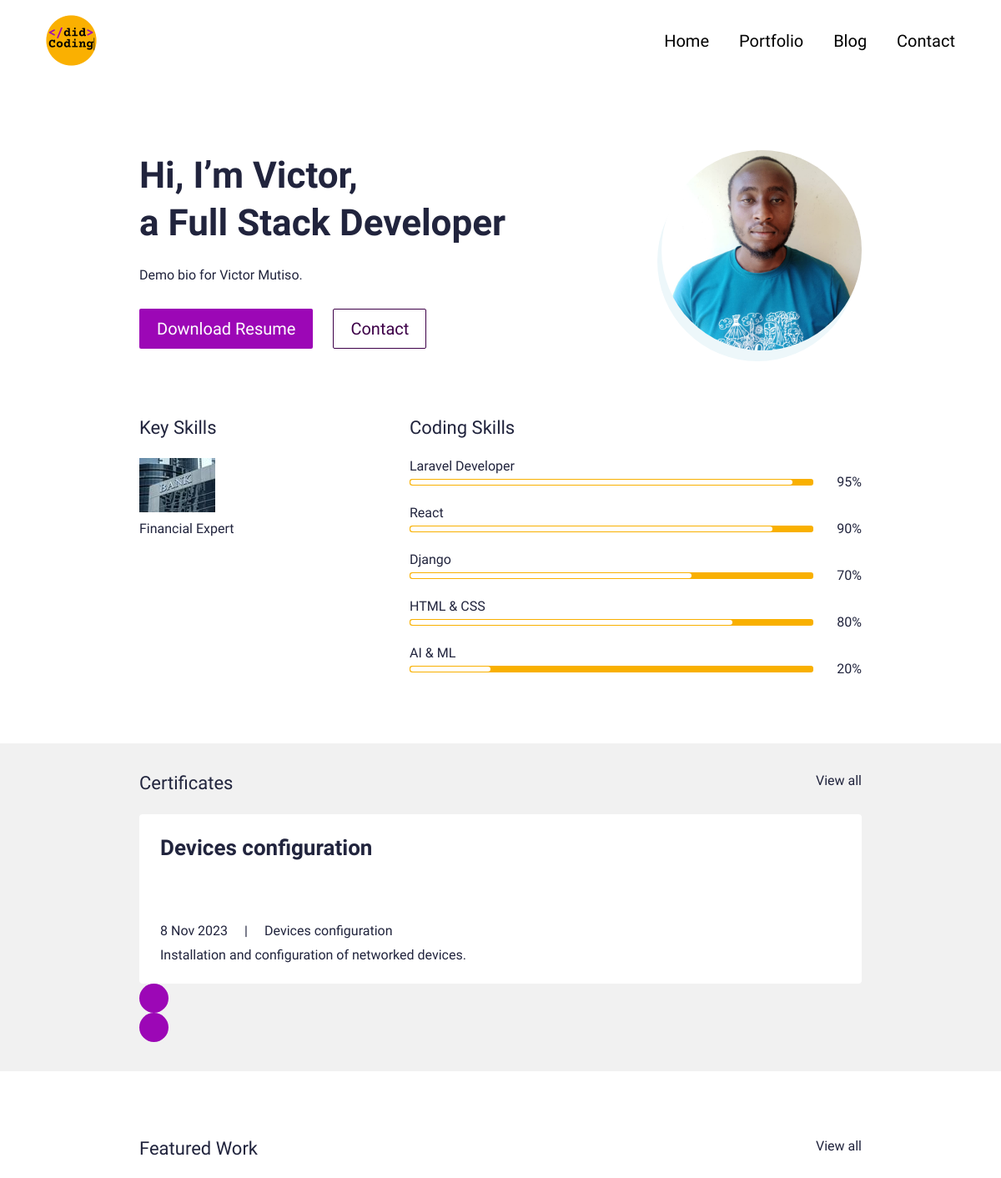
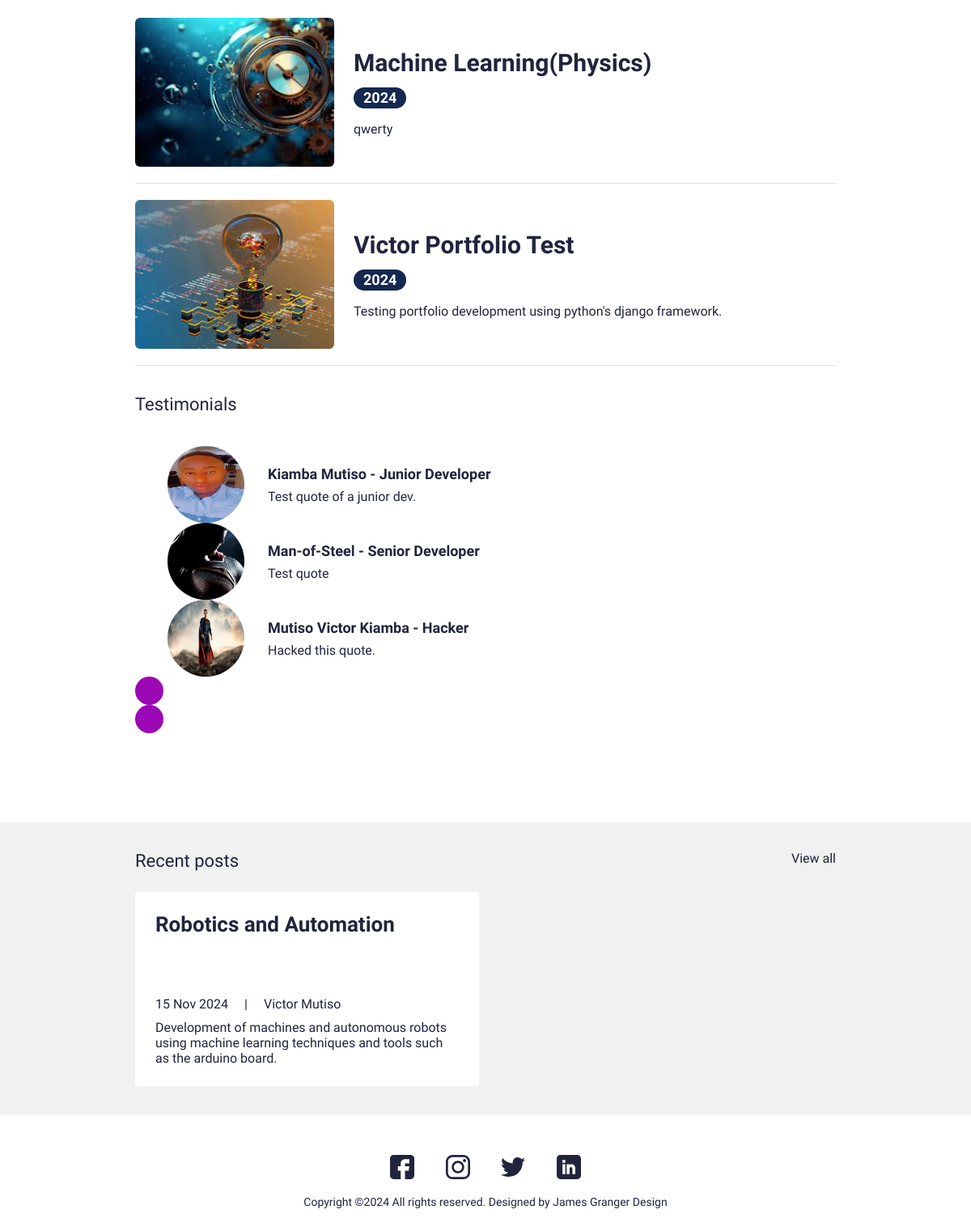
The page / on the database its author committed (2 pictures, top to bottom).
### main/models.py (models this page shows, shortened)
class UserProfile(models.Model):
    class Meta:
        verbose_name_plural = "User Profiles"
        verbose_name = "User Profile"
    user = models.OneToOneField(User, on_delete=models.CASCADE)
    avatar = models.ImageField(blank=True, null=True, upload_to="avatar")
    title = models.CharField(blank=True, null=True, max_length=200)
    bio = models.TextField(blank=True, null=True)
    skills = models.ManyToManyField(Skill, blank=True)
    cv = models.FileField(upload_to="cv", blank=True, null=True)

class Skill(models.Model):
    class Meta:
        verbose_name_plural = "Skills"
        verbose_name = "Skill"
    name = models.CharField(max_length=20, blank=True, null=True)
    score = models.IntegerField(default=0, blank=True, null=True)
    image = models.FileField(blank=True, null=True, upload_to="skills")
    is_key_skill = models.BooleanField(default=False)

class Certificate(models.Model):
    class Meta:
        verbose_name_plural = "Certificates"
        verbose_name = "Certificate"
    name = models.CharField(blank=True, null=True, max_length=20)
    date = models.DateTimeField(blank=True, null=True)
    title = models.CharField(blank=True, null=True, max_length=200)
    description = models.CharField(blank=True, null=True, max_length=500)
    is_active = models.BooleanField(default=True)

class Portfolio(models.Model):
    class Meta:
        verbose_name_plural = "Portfolio Profiles"
        verbose_name = "Portfolio"
        ordering = ["name"]
    date = models.DateTimeField(blank=True, null=True)
    name = models.CharField(max_length=200, blank=True, null=True)
    description = models.TextField(max_length=500, blank=True, null=True)
    body = RichTextField(blank=True, null=True)
    image = models.ImageField(upload_to="portfolio", blank=True, null=True)
    slug = models.SlugField(blank=True, null=True)
    is_active = models.BooleanField(default=True)

class Testimonial(models.Model):
    class Meta:
        verbose_name_plural = "Testimonials"
        verbose_name = "Testimonial"
        ordering = ["name"]
    thumbnail = models.ImageField(blank=True, null=True, upload_to="testimonials")
    name = models.CharField(null=True, blank=True, max_length=200)
    role = models.CharField(null=True, blank=True, max_length=200)
    quote = models.CharField(null=True, blank=True, max_length=500)
    is_active = models.BooleanField(default=True)

class Blog(models.Model):
    class Meta:
        verbose_name_plural = "Blogs"
        verbose_name = "Blog"
        ordering = ["timestamp"]
    timestamp = models.DateTimeField(auto_now_add=True)
    author = models.CharField(blank=True, null=True, max_length=200)
    name = models.CharField(blank=True, null=True, max_length=200)
    description = models.CharField(blank=True, null=True, max_length=500)
    body = RichTextField(blank=True, null=True)
    slug = models.SlugField(blank=True, null=True)
    image = models.ImageField(blank=True, null=True, upload_to="blog")
    is_active = models.BooleanField(default=True)

### main/views.py (the view)
# urls.py: path('', views.IndexView.as_view(),name="home") ,
class IndexView(generic.TemplateView):
    template_name = "main/index.html"
    def get_context_data(self, **kwargs):
        context = super().get_context_data(**kwargs)
        testimonials = Testimonial.objects.filter(is_active=True)
        certificates = Certificate.objects.filter(is_active=True)
        blogs = Blog.objects.filter(is_active=True)
        portfolio = Portfolio.objects.filter(is_active=True)
        context["testimonials"] = testimonials
        context["certificates"] = certificates
        context["blogs"] = blogs
        context["portfolio"] = portfolio
        return context

### resumee_demo/context_processors.py (called while the page is built)
def project_context(request):
    context={
        'me': User.objects.first()
    }
    return context

### main/templates/main/index.html (shortened to what this page needs)
{% extends 'main/base.html' %}
{% load static %}
{% block content %}
<section>
    <div class="bannerSection">
        <div class="container">
            <div class="row g-4 g-md-3  align-items-center">
                <div class="col-md-auto order-md-last">
                    <div class="bannerUserImg">
                        <img src="{{me.userprofile.avatar.url}}" alt="...">
                    </div>
                </div>
                <div class="col-md">
                    <div class="bannerContent">
                        <h1 class="xlTitle pb-3">Hi, I’m {{me.first_name|title}}, <br> a {{me.userprofile.title}}</h1>
                        <p>{{me.userprofile.bio}}</p>
                        <div class="bannerBtnCol">
                            <div class="row">
                                <div class="col-auto">
                                    <a download href="{{me.userprofile.cv.url}}" class="btn btnPrimary">Download
                                        Resume</a>
                                </div>
                                <div class="col-auto">
                                    <a href="{% url 'main:contact' %}" class="btn btnOutline">Contact</a>
                                </div>
                            </div>
                        </div>
                    </div>
                </div>
            </div>
        </div>
    </div>
</section>
<section>
    <div class="sectionSpace pt-0">
        <div class="container">
            <div class="row">
                <div class="col-md-auto">
                    <div class="keySkillCol">
                        <h4 class="smTitle pb-3">Key Skills</h4>
                        {% for sk in me.userprofile.skills.all %}
                        {% if sk.is_key_skill %}
                        <div class="keySkillCard">
                            {% if sk.image %}
                            <div class="ksIconCol">
                                <img src="{{sk.image.url}}" alt="...">
                            </div>
                            {% endif %}
                            <span class="ksText">{{sk.name}}</span>
                        </div>
                        {% endif %}
                        {% endfor %}
                    </div>
                </div>
                <div class="col-md">
                    <h4 class="smTitle pb-3">Coding Skills</h4>
                    <div class="progressCol">
                        <div class="progressCard">
                            {% for sk in me.userprofile.skills.all %}
                            {% if not sk.is_key_skill %}
                            <div class="progressCol">
                                <span class="progressLbl">{{sk.name}}</span>
                                <div class="row g-2 align-items-center">
                                    <div class="col">
                                        <div class="progress progressStyle">
                                            <div class="progress-bar" role="progressbar" style="width: {{sk.score}}%;"
                                                aria-valuenow="{{sk.score }}" aria-valuemin="0" aria-valuemax="100"></div>
                                        </div>
                                    </div>
                                    <div class="col-auto">
                                        <span class="pLbl">{{sk.score}}%</span>
                                    </div>
                                </div>
                            </div>
                            {% endif %}
                            {% endfor %}
                        </div>
                    </div>
                </div>
            </div>
        </div>
    </div>
</section>
<section>
    <div class="sectionSpaceSm lightBg">
        <div class="container">
            <div class="row pb-3">
                <div class="col">
                    <h4 class="smText regular">Certificates</h4>
                </div>
                <div class="col-auto">
                    <a href="javascript:void(0)" class="simpleLink">View all</a>
                </div>
            </div>
            <div class="sliderOuter">
                <div class="swiper certificatesSlider">
                    <div class="swiper-wrapper">
                        {% for c in certificates %}
                        {% if c.is_active %}
                        <div class="swiper-slide">
                            <div class="cardStyle1">
                                <h4 class="mdTitle cs1Title">
                                    <a href="javascript:void(0)">{{c.title}}</a>
                                </h4>
                                <ul class="cardOptionCol">
                                    <li>{{c.date.date}}</li>
                                    <li>{{c.title}}</li>
                                </ul>
                                <p>{{c.description }}</p>
                            </div>
                        </div>
                        {% endif %}
                        {% endfor %}
                    </div>
                </div>
                <div class="cert-swiper-button-next swiper-button-next swiperBtnStyle"></div>
                <div class="cert-swiper-button-prev swiper-button-prev swiperBtnStyle"></div>
            </div>
        </div>
    </div>
</section>
<section>
    <div class="sectionSpace">
        <div class="container">
            <div class="portfolioCol">
                <div class="row pb-3">
                    <div class="col">
                        <h4 class="smText regular">Featured Work</h4>
                    </div>
                    <div class="col-auto">
                        <a href="javascript:void(0)" class="simpleLink">View all</a>
                    </div>
                </div>
                {% for p in portfolio %}
                {% if p.is_active %}
                <div class="portfolioCard">
                    <div class="row g-4 align-items-center">
                        <div class="col-md-auto">
                            <div class="portfolioImgCol">
                                <a href="{% url 'main:portfolio' slug=p.slug %}"><img src="{{p.image.url}}"
                                alt="..."></a>
                            </div>
                        </div>
                        <div class="col-md">
                            <div class="portfolioContentCol">
                                <h4 class="lgTitle"><a href="{% url 'main:portfolio' slug=p.slug %}">{{p.name}}</a></h4>
                                <ul class="portfolioOption">
                                    <li><span class="dateLbl">{{p.date.year}}</span></li>
                                </ul>
                                <p>{{p.description}}</p>
                            </div>
                        </div>
                    </div>
                </div>
                {% endif %}
                {% endfor %}
            </div>
            <div class="testimonialCol">
                <h4 class="smText regular d-block">Testimonials</h4>
                <div class="testimonialSlider">
                    <div class="swiper testimonialSwiper">
                        <div class="swiper-wrapper">
                            {% for t in testimonials %}
                            {% if t.is_active %}
                            <div class="swiper-slide">
                                <div class="testimonialCard">
                                    <div class="row align-items-center">
                                        <div class="col-sm-auto">
                                            <div class="tImgCol">
                                                <img src="{{t.thumbnail.url}}" alt="...">
                                            </div>
                                        </div>
                                        <div class="col-sm">
                                            <div class="tContentCol">
                                                <h4 class="xsTitle bold">{{t.name}} - {{t.role}}</h4>
                                                <p>{{t.quote}}</p>
                                            </div>
                                        </div>
                                    </div>
                                </div>
                            </div>
                            {% endif %}
                            {% endfor %}
                        </div>
                        <div class="test-swiper-button-next swiper-button-next swiperBtnStyle"></div>
                        <div class="test-swiper-button-prev swiper-button-prev swiperBtnStyle"></div>
                    </div>
                </div>
            </div>
        </div>
    </div>
</section>
<section>
    <div class="sectionSpaceSm lightBg">
        <div class="container">
            <div class="row pb-3">
                <div class="col">
                    <h4 class="smText regular">Recent posts</h4>
                </div>
                <div class="col-auto">
                    <a href="javascript:void(0)" class="simpleLink">View all</a>
                </div>
            </div>
            {% for b in blogs %}
            {% if b.is_active %}
            <div class="row g-3">
                <div class="col-lg-6">
                    <div class="cardStyle1">
                        <h4 class="mdTitle cs1Title"><a href="{% url 'main:blog' slug=b.slug %}">{{b.name}}</a></h4>
                        <ul class="cardOptionCol">
                            <li>{{b.timestamp.date}}</li>
                            <li>{{b.author}}</li>
                        </ul>
                        <p>{{ b.description }}</p>
                    </div>
                </div>
                {% endif %}
                {% endfor %}
            </div>
        </div>
    </div>
</section>
{% endblock %}

### main/templates/main/base.html (shortened to what this page needs)
{% load static %}
<!doctype html>
<html lang="en">
  <head>
    <link href="{% static 'css/bootstrap.min.css'%}" rel="stylesheet">
    <link rel="stylesheet" href="https://unpkg.com/swiper@7.0.5/swiper-bundle.min.css">
    <link href="{% static 'css/style.css' %}" rel="stylesheet">
  </head>
  <body>
    {% include 'main/partials/nav.html' %}
    {% block content %}{% endblock %}
    {% include 'main/partials/footer.html' %}
  </body>
</html>

### main/templates/main/partials/nav.html (shortened to what this page needs)
{% load static %}
<header>
    <div class="headerCol">
        <div class="container-fluid">
            <div class="row align-items-center">
                <div class="col-auto">
                    <div class="logoCol"><a href="{% url 'main:home' %}"><img src="{% static 'images/logo.png' %}" alt="..."></a></div>
                </div>
                <div class="col">
                    <div class="navCollapseCol">
                        <div class="navCol">
                            <ul>
                                <li><a href="{% url 'main:home' %}">Home</a></li>
                                <li><a href="{% url 'main:portfolios' %}">Portfolio</a></li>
                                <li><a href="{% url 'main:blogs' %}">Blog</a></li>
                                <li><a href="{% url 'main:contact' %}">Contact</a></li>
                            </ul>
                        </div>
                    </div>
                </div>
            </div>
        </div>
    </div>
</header>

### main/templates/main/partials/footer.html
{% load static %}
<footer>
    <div class="footerCol">
        <div class="container">
            <ul class="socialCol">
                <li><a href="javascript:void(0)"><img src="{% static 'images/fb.svg' %}" alt="..."></a></li>
                <li><a href="javascript:void(0)"><img src="{% static 'images/insta.svg' %}" alt="..."></a></li>
                <li><a href="javascript:void(0)"><img src="{% static 'images/twitter.svg' %}" alt="..."></a></li>
                <li><a href="javascript:void(0)"><img src="{% static 'images/linkedin.svg' %}" alt="..."></a></li>
            </ul>
            <div class="copyrightCol">
                <p>Copyright ©{% now 'Y' %} All rights reserved. Designed by <a href="https://jamesgrangerdesign.co.uk/"
                        target="_blank">James Granger Design</a></p>
            </div>
        </div>
    </div>
</footer>

### rows shown on the page
Skill: image (picture), name "Financial Expert"
Skill: name "Laravel Developer", score "95"
Skill: name "React", score "90"
Skill: name "Django", score "70"
Skill: name "HTML & CSS", score "80"
Skill: name "AI & ML", score "20"
Certificate: title "Devices configuration", date "8 Nov 2023", description "Installation and configuration of networked devices."
Portfolio: image (picture), name "Machine Learning(Physics)", date.year "2024", description "qwerty"
Portfolio: image (picture), name "Victor Portfolio Test", date.year "2024", description "Testing portfolio development using python's django framework."
Testimonial: thumbnail (picture), name "Kiamba Mutiso", role "Junior Developer", quote "Test quote of a junior dev."
Testimonial: thumbnail (picture), name "Man-of-Steel", role "Senior Developer", quote "Test quote"
Testimonial: thumbnail (picture), name "Mutiso Victor Kiamba", role "Hacker", quote "Hacked this quote."
Blog: name "Robotics and Automation", timestamp "15 Nov 2024", author "Victor Mutiso", description "Development of machines and autonomous robots using machine learning techniques and tools such as the arduino board."

### other values the page prints
{{ me.first_name|title }} "Victor"
{{ me.userprofile.title }} "Full Stack Developer"
{{ me.userprofile.bio }} "Demo bio for Victor Mutiso."
